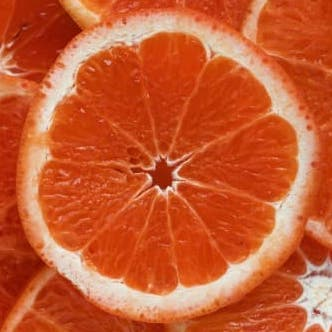
#> input picture test.jpg, 332 x 332 px
$ jupyter execute 'python basic Assignment_14.ipynb'
#> lines starting #> are read from the running program, lines starting #| are printed output that depends on the picture
1. What does RGBA stand for?

RGBA stands for red, green, blue, and alpha (transparency) in the color
An RGBA value is a tuple of 4 integers, each ranging from 0 to 255. The four integers correspond
to the amount of red, green, blue, and alpha (transparency) in the color

2. From the Pillow module, how do you get the RGBA value of any images?

[cell 1]
from PIL import ImageColor
ImageColor.getcolor("Red", "RGBA")

3. What is a box tuple, and how does it work?

A box tuple is a tuple value of four integers: the left edge x-coordinate, the top edge y-coordinate, the width, and the height, respectively.

Many of Pillow’s functions and methods take a box tuple argument. This means Pillow is expecting a tuple of four integer coordinates that represent a rectangular region in an image. The four integers are, in order, as follows:

Left The x-coordinate of the leftmost edge of the box.

Top The y-coordinate of the top edge of the box.

Right The x-coordinate of one pixel to the right of the rightmost edge of the box. This integer must be greater than the left integer.

Bottom The y-coordinate of one pixel lower than the bottom edge of the box. This integer must be greater than the top integer.

4. Use your image and load in notebook then, How can you find out the width and height of an Image object?

[cell 2]
from PIL import Image
myImg = Image.open('test.jpg')
#> myImg is the input picture: PIL image 332x332 RGB; mean R, G, B 200, 91.1, 49.1
w,h = myImg.size
#> w = 332; h = 332
w,h
#> Out = (332, 332)

5. What method would you call to get Image object for a 100×100 image, excluding the lower-left quarter of it

[cell 3]
myImg.resize((100,100))
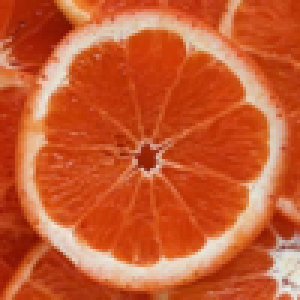
#> Out: PIL image 100x100 RGB (shown 3 times larger); mean R, G, B 200, 91.1, 49.1
